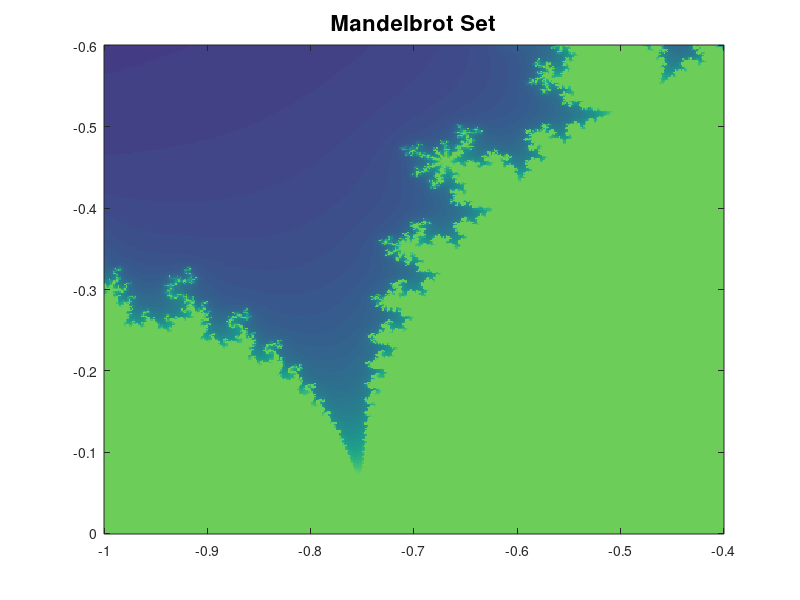
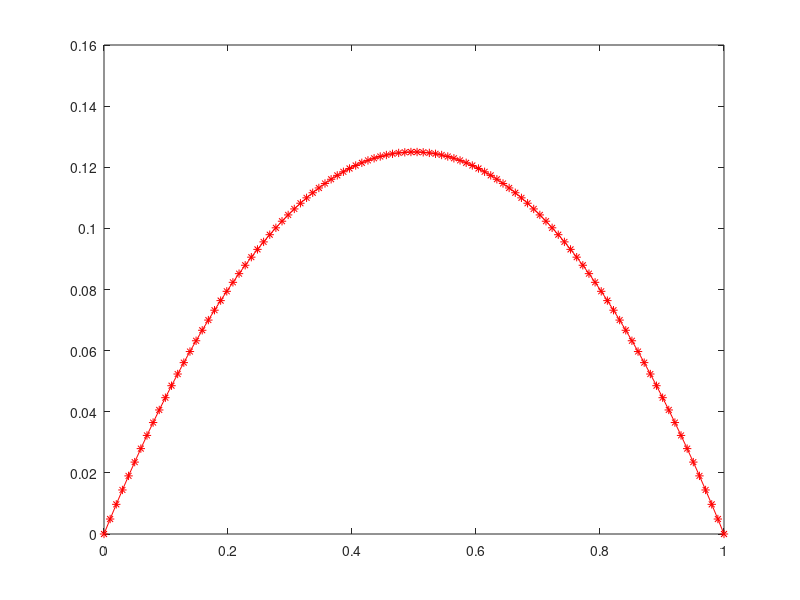
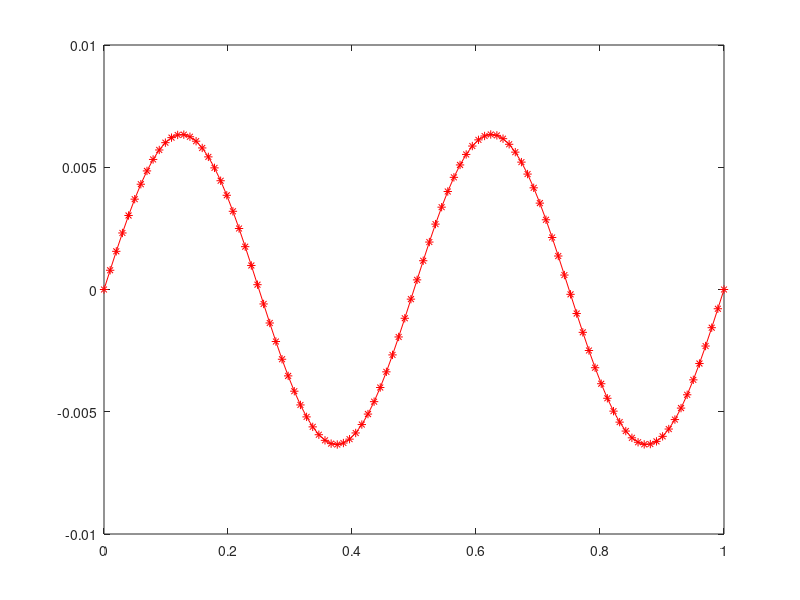

Source code (MATLAB) for these figures, in order:
disp('*** aufgabe 1');
clear
A = [ 2 3 4 5; 1 1 1 1 ; 1 0 1 0; 9 3 2 1];
b = [14 4 2 15];
x = A\b'

disp('*** aufgabe 2');
clear
A = [ 1 2 3; 4 5 6; 7 8 9];
b = [6 15 24];
x = A\b'

disp ('*** aufgabe 3');
clear
A = [0 1 1 0; 1 2 0 0; 0 3 1 1; 1 4 0 1];
b = [0 0 0 0];
x = A\b'

disp ('*** aufgabe 4');
clear
x = 1e-15; ((1+x)-1)/x
x = 1e-16; ((1+x)-1)/x

disp ('*** aufgabe 5');
clear

j = 2:1000;
sum(1./log(j).*j)

j = 1:1000;
idx = ones(1000,1);
1./j*idx

disp ('*** aufgabe 6');
clear
j = 1:10000;
1/pi^2*sum(1./j.^2)

disp ('*** aufgabe 7');
clear

x = linspace(-1,-0.4,401);
y = linspace(-0.6,0,401);

[X,Y] = meshgrid(x,y);
C = complex(X,Y);

it_max = 50;

Z = C; Anz = zeros(size(Z));

for k = 1:it_max
    Z = Z.^2+C;
    Anz = Anz + isfinite(Z);
end,
figure
image(x,y,Anz);
title('Mandelbrot Set', 'FontSize',16);

disp ('*** aufgabe 8');
clear
a =100:2:200; b=[1 4 10] ; a (b)

disp ('*** aufgabe 9');
clear

A = diag (2*ones(100,1),0) + ...
    diag (-1*ones(99,1),-1) + ...
    diag (-1*ones(99,1),1);
det(A)

disp ('*** aufgabe 10');
clear
% Anzahl Stützstellen
n = 101;

% Erzeugen des Gitters
x = 0:(1/n):1;
x_i = x(2:n);

% Aufstellen des lin. Gls.
A = diag(2*ones(1,n-1),0)...
   +diag(-1*ones(1,n-2),-1)...
   +diag(-1*ones(1,n-2),1);
F = (1/n)^2*ones(n-1,1); % rechte Seite für f=1 

% Lösen des lin. Gls.
z_i = A\ F;

% Darstellen der Lösung
z = [0; z_i; 0];
figure
plot(x,z,'r*-');

disp ('*** aufgabe 11');
clear

A = hilb(50);
sum(A(:,3))

disp ('*** aufgabe 12');
clear
A = vander(0:0.02:1);
norm(A,'fro')
sqrt(sum(sum(A.^2)))

disp ('*** aufgabe 13');
clear
% Anzahl Stützstellen
n = 101;

% Erzeugen des Gitters
x = 0:(1/n):1;
x_i = x(2:n);

% Aufstellen des lin. Gls.
A = diag(2*ones(1,n-1),0)...
   +diag(-1*ones(1,n-2),-1)...
   +diag(-1*ones(1,n-2),1);
F = (1/n)^2*sin(4*pi*x_i); % rechte Seite für f=1 

% Lösen des lin. Gls.
z_i = A\ F';

% Darstellen der Lösung
z = [0; z_i; 0];
figure
plot(x,z,'r*-');

disp ('*** aufgabe 14');
clear

A = [30 1 2 3; 4 15 -4 -2; -1 0 3 5; -3 5 0 -1];
[V,D] = eig(A)
[Q,R] = qr(A) 

disp ('*** aufgabe 15');
clear
n = 15;
A = hilb(n);
x = ones(n,1);
b = A*x
norm(x - A\b)
cond (A)

disp([ 'Da die Hilbertmatrix schlecht konditioniert ist, und dieser Effekt' ...
    'mit der Groesse steigt, ist auch das loesen des linearen Gleichungssystems ' ...
    'aufgrund von numerischen Rundungsfehlern instabil und bricht bereits frueh zusammen' ]);
